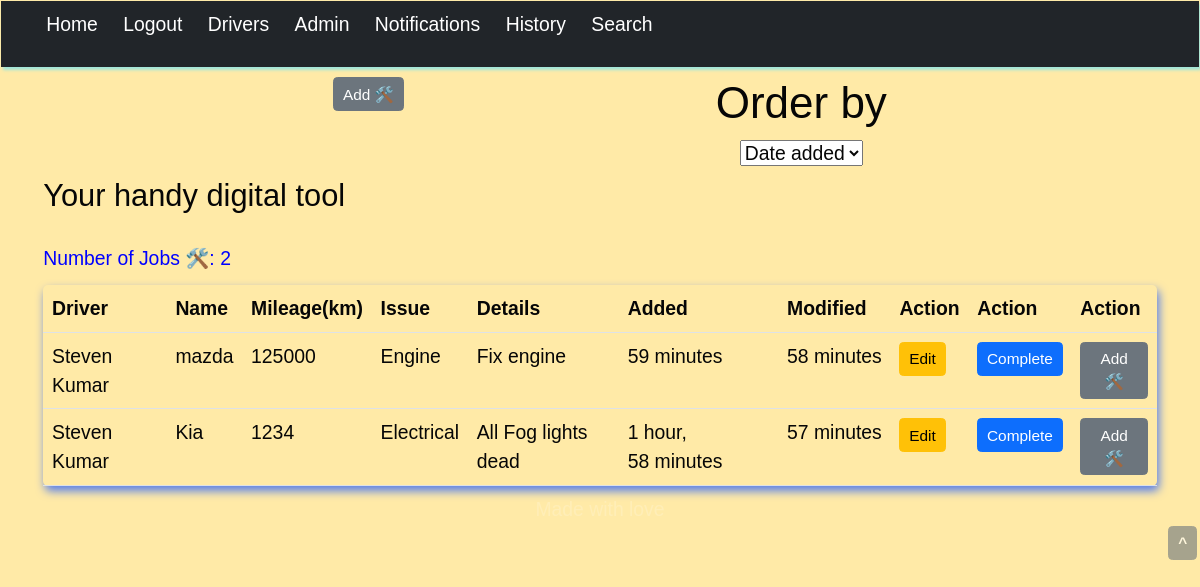
The app's page / (signed in) with its own data.
### tracker/models.py (models this page shows, shortened)
class Tracker(models.Model):
    car_name = models.ForeignKey(Car,max_length=300,on_delete=models.CASCADE)
    mileage = models.PositiveIntegerField()
    issue = models.ForeignKey(Category,max_length=300,on_delete=models.CASCADE)
    describe_issues = models.TextField(max_length=3000,default=None)
    driver =models.ForeignKey(Driver,on_delete=models.CASCADE)
    date_added = models.DateTimeField(auto_now_add=True)
    date_edited = models.DateTimeField(auto_now=True)
    class Meta:
        ordering =['-date_added','date_edited']

class Driver(models.Model):
    first_name = models.CharField(max_length=30)
    last_name = models.CharField(max_length=30)
    email = models.EmailField()
    def __str__(self):
        return "%s %s" % (self.first_name, self.last_name)
    class Meta:
        ordering =['-email']

class Car(models.Model):
    name = models.CharField(max_length=300)
    model = models.CharField(max_length=300)
    year = models.DateField()
    def __str__(self):
        return f"{self.name}"

class Category(models.Model):
    issue = models.CharField(max_length=50)
    def __str__(self):
        return f"{self.issue}"

### tracker/views.py (the view)
# urls.py: path('', views.index,name='index'),
def index(request):
    tracker = Tracker.objects.all()
    jobs_count = Tracker.objects.count()
    return render (request, 'tracker/home.html',{'tracker':tracker,'jobs_count':jobs_count})

### tracker/templates/tracker/home.html (shortened to what this page needs)
{% extends 'tracker/base.html' %}
{% block content %}
        <div class="container">
          <h3>Your handy digital tool</h3>
            <table class="table mb-2 " id="main-rows">
                <h1>{% if jobs_count %}
                  <span style="color:blue;"> Number of Jobs 🛠️: {{ jobs_count}}</span>
                {% else %}
                    No Jobs
                {% endif %}
            </h1>
            {% if user.is_authenticated %}
                <thead >
                  <tr >
                    <th scope="col">Driver</th>
                    <th scope="col">Name</th>
                    <th scope="col">Mileage(km)</th>
                    <th scope="col">Issue</th>
                    <th scope="col">Details</th>
                    <th scope="col">Added</th>
                    <th scope="col">Modified</th>
                    <th scope="col">Action</th>
                    <th scope="col">Action</th>
                    <th scope="col">Action</th>
                  </tr>
                </thead>
                <tbody>
                    {% for tracker in tracker %}
                  <tr >
                    <td>{{ tracker.driver}}</td>
                    <td>{{ tracker.car_name }}</td>
                    <td>{{ tracker.mileage }} </td>
                    <td>{{ tracker.issue }}</td>
                    <td>{{ tracker.describe_issues}}</td>
                    <td>{{ tracker.date_added|timesince}}</td>
                    <td>{{ tracker.date_edited|timesince}}</td>
                    <td><a href="{% url 'update_tracker' tracker.id %}" class="btn btn-warning btn-sm" >Edit</a></td>
                    <td><a href="{% url 'complete' tracker.id %}"><input type="button" class="btn btn-primary btn-sm" value="Complete"></td></a>
                    <td><a href="{% url 'add_job' %}" class="btn btn-secondary btn-sm">Add 🛠️</a></td>
                </tr>
                 {% endfor %}
                </tbody>
              </table>
              {%endif%}
        </div>
{% endblock %}

### tracker/templates/tracker/base.html (shortened to what this page needs)
{% load static %}
<!DOCTYPE html>
<html lang="en">
<head>
    <link rel="stylesheet" href="https://cdn.jsdelivr.net/npm/bootstrap@5.2.3/dist/css/bootstrap.min.css">
</head>
<body>
    {% include 'tracker/header.html'%}
        {% block content %}{% endblock %}
    {% include 'tracker/footer.html'%}
</body>
</html>

### tracker/templates/tracker/header.html (shortened to what this page needs)
<nav
  class="navbar navbar-dark bg-dark"
  style="box-shadow: 2px 3px 3px rgb(160, 230, 218)"
>
  <div class="header">
    <ul>
      <li><a href="{% url 'index' %}">Home</a></li>
      {% if request.user.is_authenticated %}
      <li><a href="{% url 'logout' %}">Logout</a></li>
      {% else %}
      <li><a href="{% url 'login' %}">Login</a></li>
      {% endif %}
      <li><a href="{% url 'drivers' %}">Drivers</a></li>
      <li><a href="/admin"> Admin</a></li>
      <li>
        <a href="{% url 'chats' %}">Notifications</a>
      </li>
      <li>
        <a href="{% url 'job_history' %}">History</a>
      </li>
      <li>
        <a href="{% url 'search' %}" >Search</i></a>
      </li>
    </ul>
  </div>
</nav>
<div class="customs">
  <div class="row-content">
    <div class="">
      <a href="{% url 'add_job' %}" class="btn btn-secondary btn-sm btn-block">Add 🛠️</a>
    </div>
    <div class="">
        <h1>Order by</h1>
            <select name="" id="">
                <option value="1">Date added</option>
            </select>
    </div>
  </div>
</div>

### tracker/templates/tracker/footer.html (shortened to what this page needs)
<div class="footer">
    <p class="footer-text"> Made with love </p>
    <button class = "btn btn-secondary btn-sm" id="go-up">^</button>
</div>

### tracker/templates/tracker/base.html (style rules this page uses)
* { color: rgb(6, 6, 6); font-family:monospace,Helvetica; font-size: 1.1rem; font-family: Verdana, Geneva, Tahoma, sans-serif; }
.header li { display: inline; text-decoration: none; margin:0 10px; cursor: pointer; }
.header a { text-decoration: none; color:#fff; }
.header { height: 20%; text-align: center; color:#fff; margin-bottom: 2px; }
#go-up { margin:2px; float: right; font-weight: bold; }
.footer-text { margin-bottom: 0; bottom:0; }
#main-rows { border-radius:5px !important; box-shadow: 2px 5px 10px rgb(86, 126, 236)!important; }
body { margin:1px; background:#ffeaa7; }

### tracker/templates/tracker/header.html (style rules this page uses)
.row-content { display: flex; flex-direction: row; text-align: center; margin: 10px; padding-left: 20px; gap: 10px; justify-content: space-evenly; }

### tracker/templates/tracker/footer.html (style rules this page uses)
.footer { text-align: center; opacity:0.6; bottom:0; }
.footer-text { opacity: 0.3; color: white; }

### records on screen
Tracker: driver "Steven Kumar", car_name "mazda", mileage "125000", issue "Engine", describe_issues "Fix engine", date_added "59 minutes", date_edited "58 minutes"
Tracker: driver "Steven Kumar", car_name "Kia", mileage "1234", issue "Electrical", describe_issues "All Fog lights dead", date_added "1 hour, 58 minutes", date_edited "57 minutes"

### other values on screen
{{ jobs_count }} "2"
